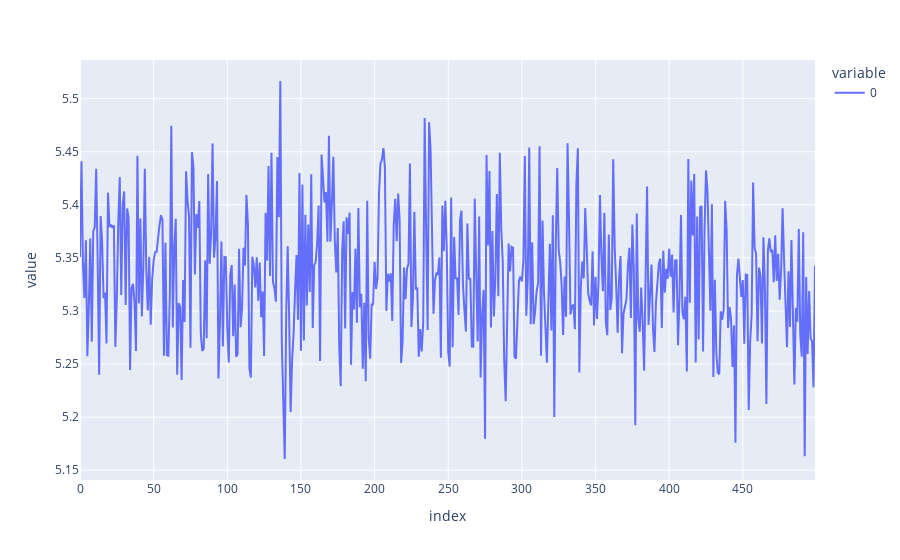

Write notebook code for a chart like this one.
### Code cell
px.line(trainer.loss_history)

### Figure 1 — Plotly figure (JSON) as saved in the notebook; plotly's stock layout.template omitted (floating-point values rounded to 4 significant figures; data arrays with more than 128 entries replaced by an {"elided": "..."} marker saying what was removed)
{"data": [{"hovertemplate": "variable=0<br>index=%{x}<br>value=%{y}<extra></extra>", "legendgroup": "0", "line": {"color": "#636efa", "dash": "solid"}, "marker": {"symbol": "circle"}, "mode": "lines", "name": "0", "orientation": "v", "showlegend": true, "type": "scatter", "x": {"elided": "500 int values"}, "xaxis": "x", "y": {"elided": "500 float values"}, "yaxis": "y"}], "layout": {"legend": {"title": {"text": "variable"}, "tracegroupgap": 0}, "margin": {"t": 60}, "xaxis": {"anchor": "y", "domain": [0, 1], "title": {"text": "index"}}, "yaxis": {"anchor": "x", "domain": [0, 1], "title": {"text": "value"}}}}
